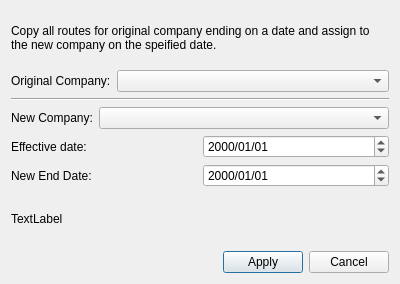
<?xml version="1.0" encoding="UTF-8"?>
<ui version="4.0">
 <class>SplitCompanyRoutesDialog</class>
 <widget class="QDialog" name="SplitCompanyRoutesDialog">
  <property name="geometry">
   <rect>
    <x>0</x>
    <y>0</y>
    <width>400</width>
    <height>284</height>
   </rect>
  </property>
  <property name="windowTitle">
   <string>Copy Routes to New Company</string>
  </property>
  <layout class="QGridLayout" name="gridLayout">
   <item row="0" column="0">
    <widget class="QLabel" name="label_3">
     <property name="text">
      <string>Copy all routes for original company ending on a date and assign to the new company on the speified date.</string>
     </property>
     <property name="wordWrap">
      <bool>true</bool>
     </property>
    </widget>
   </item>
   <item row="1" column="0">
    <layout class="QHBoxLayout" name="horizontalLayout">
     <item>
      <widget class="QLabel" name="label">
       <property name="text">
        <string>Original Company:</string>
       </property>
      </widget>
     </item>
     <item>
      <widget class="QComboBox" name="cbCompany1">
       <property name="sizePolicy">
        <sizepolicy hsizetype="Expanding" vsizetype="Fixed">
         <horstretch>1</horstretch>
         <verstretch>0</verstretch>
        </sizepolicy>
       </property>
      </widget>
     </item>
    </layout>
   </item>
   <item row="2" column="0">
    <widget class="Line" name="line">
     <property name="orientation">
      <enum>Qt::Orientation::Horizontal</enum>
     </property>
    </widget>
   </item>
   <item row="3" column="0">
    <layout class="QHBoxLayout" name="horizontalLayout_2">
     <item>
      <widget class="QLabel" name="label_2">
       <property name="text">
        <string>New Company:</string>
       </property>
      </widget>
     </item>
     <item>
      <widget class="QComboBox" name="cbCompany2">
       <property name="sizePolicy">
        <sizepolicy hsizetype="Preferred" vsizetype="Fixed">
         <horstretch>1</horstretch>
         <verstretch>0</verstretch>
        </sizepolicy>
       </property>
      </widget>
     </item>
    </layout>
   </item>
   <item row="4" column="0">
    <layout class="QHBoxLayout" name="horizontalLayout_3">
     <item>
      <widget class="QLabel" name="label_4">
       <property name="text">
        <string>Effective date:</string>
       </property>
      </widget>
     </item>
     <item>
      <widget class="QDateEdit" name="dateEdit">
       <property name="displayFormat">
        <string>yyyy/MM/dd</string>
       </property>
      </widget>
     </item>
    </layout>
   </item>
   <item row="5" column="0">
    <layout class="QHBoxLayout" name="horizontalLayout_5">
     <item>
      <widget class="QLabel" name="label_5">
       <property name="text">
        <string>New End Date:</string>
       </property>
      </widget>
     </item>
     <item>
      <widget class="QDateEdit" name="newEndDate">
       <property name="wrapping">
        <bool>false</bool>
       </property>
       <property name="displayFormat">
        <string>yyyy/MM/dd</string>
       </property>
      </widget>
     </item>
    </layout>
   </item>
   <item row="6" column="0">
    <widget class="QLabel" name="lblHelp">
     <property name="text">
      <string>TextLabel</string>
     </property>
    </widget>
   </item>
   <item row="7" column="0">
    <layout class="QHBoxLayout" name="horizontalLayout_4">
     <item>
      <spacer name="horizontalSpacer">
       <property name="orientation">
        <enum>Qt::Orientation::Horizontal</enum>
       </property>
       <property name="sizeHint" stdset="0">
        <size>
         <width>40</width>
         <height>20</height>
        </size>
       </property>
      </spacer>
     </item>
     <item>
      <widget class="QPushButton" name="btnApply">
       <property name="text">
        <string>Apply</string>
       </property>
      </widget>
     </item>
     <item>
      <widget class="QPushButton" name="btnCancel">
       <property name="text">
        <string>Cancel</string>
       </property>
      </widget>
     </item>
    </layout>
   </item>
  </layout>
 </widget>
 <resources/>
 <connections/>
</ui>
